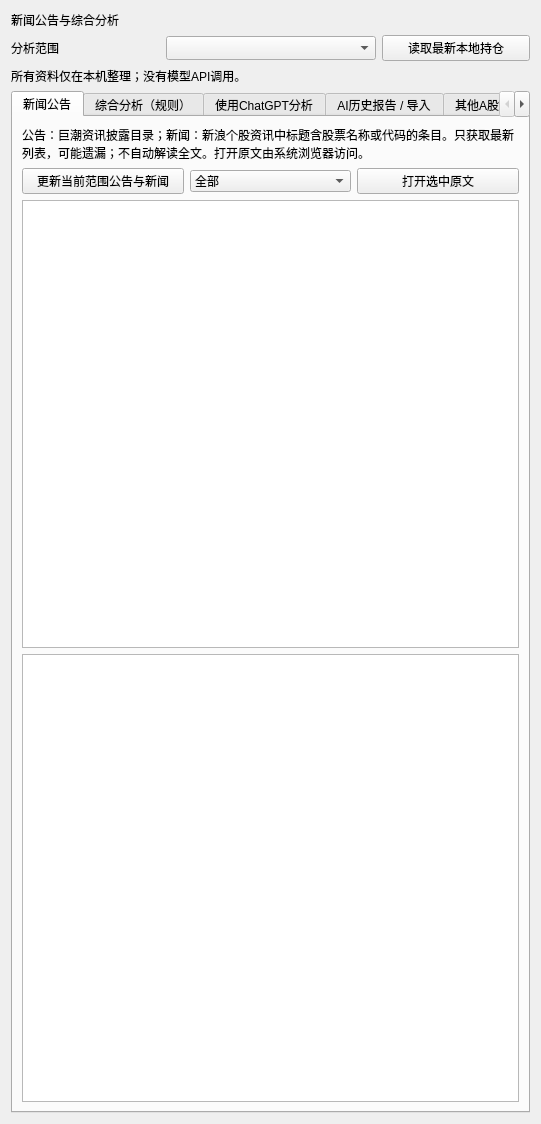
<?xml version='1.0' encoding='utf-8'?>
<ui version="4.0">
 <class>BriefingForm</class>
 <widget class="QWidget" name="BriefingForm">
  <layout class="QVBoxLayout" name="rootLayout">
   <item>
    <widget class="QLabel" name="heading">
     <property name="text">
      <string>新闻公告与综合分析</string>
     </property>
     <property name="wordWrap">
      <bool>true</bool>
     </property>
    </widget>
   </item>
   <item>
    <layout class="QHBoxLayout" name="scopeRow">
     <item>
      <widget class="QLabel" name="scopeLabel">
       <property name="text">
        <string>分析范围</string>
       </property>
       <property name="wordWrap">
        <bool>true</bool>
       </property>
      </widget>
     </item>
     <item>
      <widget class="QComboBox" name="scopeCombo">
       <property name="maximumWidth">
        <number>500</number>
       </property>
       <property name="sizeAdjustPolicy">
        <enum>QComboBox::AdjustToMinimumContentsLengthWithIcon</enum>
       </property>
       <property name="minimumContentsLength">
        <number>20</number>
       </property>
      </widget>
     </item>
     <item>
      <widget class="QPushButton" name="reloadPositionsButton">
       <property name="text">
        <string>读取最新本地持仓</string>
       </property>
      </widget>
     </item>
    </layout>
   </item>
   <item>
    <widget class="QLabel" name="statusLabel">
     <property name="text">
      <string>所有资料仅在本机整理；没有模型API调用。</string>
     </property>
     <property name="wordWrap">
      <bool>true</bool>
     </property>
    </widget>
   </item>
   <item>
    <widget class="QTabWidget" name="tabs">
     <widget class="QWidget" name="newsPage">
      <attribute name="title">
       <string>新闻公告</string>
      </attribute>
      <layout class="QVBoxLayout" name="newsPageLayout">
       <item>
        <widget class="QLabel" name="sourceNotice">
         <property name="text">
          <string>公告：巨潮资讯披露目录；新闻：新浪个股资讯中标题含股票名称或代码的条目。只获取最新列表，可能遗漏；不自动解读全文。打开原文由系统浏览器访问。</string>
         </property>
         <property name="wordWrap">
          <bool>true</bool>
         </property>
        </widget>
       </item>
       <item>
        <layout class="QHBoxLayout" name="newsActions">
         <item>
          <widget class="QPushButton" name="fetchButton">
           <property name="text">
            <string>更新当前范围公告与新闻</string>
           </property>
          </widget>
         </item>
         <item>
          <widget class="QComboBox" name="articleFilter">
           <item>
            <property name="text">
             <string>全部</string>
            </property>
           </item>
           <item>
            <property name="text">
             <string>公司公告</string>
            </property>
           </item>
           <item>
            <property name="text">
             <string>财务公告</string>
            </property>
           </item>
           <item>
            <property name="text">
             <string>风险关注（仅标题）</string>
            </property>
           </item>
           <item>
            <property name="text">
             <string>相关新闻</string>
            </property>
           </item>
          </widget>
         </item>
         <item>
          <widget class="QPushButton" name="openArticleButton">
           <property name="text">
            <string>打开选中原文</string>
           </property>
          </widget>
         </item>
        </layout>
       </item>
       <item>
        <widget class="QTableWidget" name="articlesTable">
         <property name="selectionBehavior">
          <enum>QAbstractItemView::SelectRows</enum>
         </property>
         <property name="selectionMode">
          <enum>QAbstractItemView::SingleSelection</enum>
         </property>
         <property name="editTriggers">
          <set>QAbstractItemView::NoEditTriggers</set>
         </property>
        </widget>
       </item>
       <item>
        <widget class="QPlainTextEdit" name="articleDetails">
         <property name="readOnly">
          <bool>true</bool>
         </property>
         <property name="maximumHeight">
          <number>155</number>
         </property>
        </widget>
       </item>
      </layout>
     </widget>
     <widget class="QWidget" name="overviewPage">
      <attribute name="title">
       <string>综合分析（规则）</string>
      </attribute>
      <layout class="QVBoxLayout" name="overviewPageLayout">
       <item>
        <widget class="QLabel" name="overviewNotice">
         <property name="text">
          <string>以下是本地规则汇总，不是大模型AI；只读持仓。缺失或过期数据不能用于实时判断，集中度只按有效行情覆盖部分计算。</string>
         </property>
         <property name="wordWrap">
          <bool>true</bool>
         </property>
        </widget>
       </item>
       <item>
        <widget class="QPlainTextEdit" name="overviewText">
         <property name="readOnly">
          <bool>true</bool>
         </property>
        </widget>
       </item>
       <item>
        <widget class="QPushButton" name="buildOverviewButton">
         <property name="text">
          <string>重新整理最新本地资料（不额外请求行情）</string>
         </property>
        </widget>
       </item>
      </layout>
     </widget>
     <widget class="QWidget" name="chatPage">
      <attribute name="title">
       <string>使用ChatGPT分析</string>
      </attribute>
      <layout class="QVBoxLayout" name="chatPageLayout">
       <item>
        <widget class="QLabel" name="chatNotice">
         <property name="text">
          <string>本软件不调用付费API，也不能直接消耗Plus会员额度。复制后由你到自己登录的ChatGPT粘贴；不会自动上传，不读取账号、Cookie或验证码。ChatGPT可用模型及次数以你的会员页面为准。</string>
         </property>
         <property name="wordWrap">
          <bool>true</bool>
         </property>
        </widget>
       </item>
       <item>
        <widget class="QCheckBox" name="privateCheck">
         <property name="text">
          <string>主动包含成本、持股数量、锁定/策略仓、组合盈亏及个人提醒（记住选择，可随时关闭）</string>
         </property>
        </widget>
       </item>
       <item>
        <widget class="QLabel" name="privacyStateLabel">
         <property name="text">
          <string>未包含持仓（默认）；可主动选择并记住偏好</string>
         </property>
         <property name="wordWrap">
          <bool>true</bool>
         </property>
        </widget>
       </item>
       <item>
        <layout class="QHBoxLayout" name="chatActions">
         <item>
          <widget class="QPushButton" name="buildPromptButton">
           <property name="text">
            <string>整理最新分析资料</string>
           </property>
          </widget>
         </item>
         <item>
          <widget class="QPushButton" name="copyPromptButton">
           <property name="text">
            <string>一键复制分析资料</string>
           </property>
          </widget>
         </item>
         <item>
          <widget class="QPushButton" name="openChatGPTButton">
           <property name="text">
            <string>打开ChatGPT</string>
           </property>
          </widget>
         </item>
         <item>
          <widget class="QPushButton" name="refreshQuotesButton">
           <property name="text">
            <string>刷新行情</string>
           </property>
          </widget>
         </item>
        </layout>
       </item>
       <item>
        <widget class="QLabel" name="buyBudgetLabel">
         <property name="text"><string>本次买入预算（元，可留空）：本人核实的可用现金，已扣费用预留；仅包含私人持仓时复制。</string></property>
         <property name="wordWrap"><bool>true</bool></property>
        </widget>
       </item>
       <item>
        <widget class="QLineEdit" name="buyBudgetEdit">
         <property name="placeholderText"><string>可选：本次买入预算（元，已扣预留费用；不含预计卖出款）。仅勾选包含私人持仓时导出。</string></property>
         <property name="toolTip"><string>请本人核实当前可用现金并扣除费用预留后填写。不填则不能核算买入股数；仅本次窗口使用，不代表券商资金。</string></property>
        </widget>
       </item>
       <item>
        <widget class="QPlainTextEdit" name="promptText">
         <property name="readOnly">
          <bool>true</bool>
         </property>
        </widget>
       </item>
       <item>
        <widget class="QLabel" name="promptNotice">
         <property name="text">
          <string>预览内容就是复制内容。首次默认排除私人持仓；包含时也只复制到剪贴板，由你决定是否粘贴发送。新闻/公告仅为不可信引用文本，不作为程序命令。</string>
         </property>
         <property name="wordWrap">
          <bool>true</bool>
         </property>
        </widget>
       </item>
      </layout>
     </widget>
     <widget class="QWidget" name="reportsPage">
      <attribute name="title">
       <string>AI历史报告 / 导入</string>
      </attribute>
      <layout class="QVBoxLayout" name="reportsPageLayout">
       <item>
        <widget class="QLabel" name="importNotice">
         <property name="text">
          <string>将ChatGPT结果手动粘贴到下方，并选择当时复制的资料包。软件不会独立核验或执行报告中的建议。报告不修改股数、成本或锁定仓。</string>
         </property>
         <property name="wordWrap">
          <bool>true</bool>
         </property>
        </widget>
       </item>
       <item>
        <layout class="QHBoxLayout" name="importRow">
         <item>
          <widget class="QComboBox" name="packetCombo">
           <property name="maximumWidth">
            <number>420</number>
           </property>
           <property name="sizeAdjustPolicy">
            <enum>QComboBox::AdjustToMinimumContentsLengthWithIcon</enum>
           </property>
           <property name="minimumContentsLength">
            <number>20</number>
           </property>
          </widget>
         </item>
         <item>
          <widget class="QLineEdit" name="reportTitleEdit">
           <property name="placeholderText">
            <string>报告名称（可选）</string>
           </property>
          </widget>
         </item>
         <item>
          <widget class="QPushButton" name="importReportButton">
           <property name="text">
            <string>导入AI分析结果</string>
           </property>
          </widget>
         </item>
        </layout>
       </item>
       <item>
        <layout class="QHBoxLayout" name="generationRow">
         <item>
          <widget class="QLabel" name="generatedLabel">
           <property name="text">
            <string>报告生成时间（用户填写，未知留空）</string>
           </property>
          </widget>
         </item>
         <item>
          <widget class="QLineEdit" name="generatedAtEdit">
           <property name="placeholderText">
            <string>YYYY-MM-DD HH:MM；不自动当作导入时间</string>
           </property>
          </widget>
         </item>
        </layout>
       </item>
       <item>
        <widget class="QPlainTextEdit" name="importText">
         <property name="readOnly">
          <bool>false</bool>
         </property>
         <property name="placeholderText">
          <string>在此粘贴ChatGPT给出的分析文本；最多20万字</string>
         </property>
         <property name="maximumHeight">
          <number>70</number>
         </property>
        </widget>
       </item>
       <item>
        <layout class="QHBoxLayout" name="historyActions">
         <item>
          <widget class="QPushButton" name="refreshReportsButton">
           <property name="text">
            <string>刷新历史</string>
           </property>
          </widget>
         </item>
         <item>
          <widget class="QPushButton" name="copyReportButton">
           <property name="text">
            <string>复制选中报告</string>
           </property>
          </widget>
         </item>
         <item>
          <widget class="QPushButton" name="deleteReportButton">
           <property name="text">
            <string>删除选中报告</string>
           </property>
          </widget>
         </item>
        </layout>
       </item>
       <item>
        <widget class="QTableWidget" name="reportsTable">
         <property name="selectionBehavior">
          <enum>QAbstractItemView::SelectRows</enum>
         </property>
         <property name="selectionMode">
          <enum>QAbstractItemView::SingleSelection</enum>
         </property>
         <property name="editTriggers">
          <set>QAbstractItemView::NoEditTriggers</set>
         </property>
         <property name="maximumHeight">
          <number>130</number>
         </property>
        </widget>
       </item>
       <item>
        <widget class="QLabel" name="reportStateLabel">
         <property name="wordWrap">
          <bool>true</bool>
         </property>
         <property name="text">
          <string>用户手动导入；未经软件独立核验</string>
         </property>
        </widget>
       </item>
       <item>
        <widget class="QPlainTextEdit" name="suggestionText">
         <property name="font"><font><pointsize>11</pointsize></font></property>
         <property name="minimumSize"><size><width>0</width><height>180</height></size></property>
         <property name="readOnly">
          <bool>true</bool>
         </property>
        </widget>
       </item>
       <item>
        <widget class="QCheckBox" name="expandReportCheck">
         <property name="text">
          <string>展开完整原文及全部时间信息</string>
         </property>
        </widget>
       </item>
       <item>
        <widget class="QPlainTextEdit" name="reportDetails">
         <property name="readOnly">
          <bool>true</bool>
         </property>
        </widget>
       </item>
      </layout>
     </widget>
     <widget class="QWidget" name="candidatesPage">
      <attribute name="title">
       <string>其他A股 / 候选研究</string>
      </attribute>
      <layout class="QVBoxLayout" name="candidatesLayout">
       <item>
        <widget class="QLabel" name="candidateNotice">
         <property name="text">
          <string>独立研究其他沪深北A股，不需要先买入或登记虚假持仓。可让ChatGPT寻找新候选，再按名称/代码加入清单，核对行情与公告后比较。</string>
         </property>
         <property name="wordWrap">
          <bool>true</bool>
         </property>
        </widget>
       </item>
       <item>
        <layout class="QHBoxLayout" name="candidateInputRow">
         <item>
          <widget class="QLineEdit" name="candidateNameEdit">
           <property name="placeholderText">
            <string>股票名称</string>
           </property>
           <property name="maxLength">
            <number>40</number>
           </property>
          </widget>
         </item>
         <item>
          <widget class="QLineEdit" name="candidateCodeEdit">
           <property name="placeholderText">
            <string>例如 600000.SH</string>
           </property>
           <property name="maxLength">
            <number>12</number>
           </property>
          </widget>
         </item>
         <item>
          <widget class="QPushButton" name="addCandidateButton">
           <property name="text">
            <string>添加候选（非持仓）</string>
           </property>
          </widget>
         </item>
         <item>
          <widget class="QPushButton" name="archiveCandidateButton">
           <property name="text">
            <string>移除选中候选</string>
           </property>
          </widget>
         </item>
        </layout>
       </item>
       <item>
        <widget class="QTableWidget" name="candidatesTable">
         <property name="selectionBehavior">
          <enum>QAbstractItemView::SelectRows</enum>
         </property>
         <property name="selectionMode">
          <enum>QAbstractItemView::SingleSelection</enum>
         </property>
         <property name="editTriggers">
          <set>QAbstractItemView::NoEditTriggers</set>
         </property>
        </widget>
       </item>
       <item>
        <layout class="QHBoxLayout" name="candidateActions">
         <item>
          <widget class="QPushButton" name="refreshCandidatesButton">
           <property name="text">
            <string>刷新候选行情与公告</string>
           </property>
          </widget>
         </item>
         <item>
          <widget class="QPushButton" name="analyzeCandidateButton">
           <property name="text">
            <string>分析选中候选</string>
           </property>
          </widget>
         </item>
         <item>
          <widget class="QPushButton" name="compareCandidatesButton">
           <property name="text">
            <string>比较候选与持仓</string>
           </property>
          </widget>
         </item>
        </layout>
       </item>
       <item>
        <widget class="QLabel" name="researchTaskLabel">
         <property name="text">
          <string>研究任务与关注点（复制前可在资料预览中核对）：</string>
         </property>
         <property name="wordWrap">
          <bool>true</bool>
         </property>
        </widget>
       </item>
       <item>
        <widget class="QComboBox" name="taskCombo">
         <item>
          <property name="text">
           <string>评估所选股票</string>
          </property>
         </item>
         <item>
          <property name="text">
           <string>寻找其他A股（ChatGPT核实后筛选）</string>
          </property>
         </item>
         <item>
          <property name="text">
           <string>比较持仓与候选</string>
          </property>
         </item>
        </widget>
       </item>
       <item>
        <widget class="QLineEdit" name="focusEdit">
         <property name="placeholderText">
          <string>可填关注行业、研究期限、风险偏好；未知可留空，不代表已给出投资建议</string>
         </property>
         <property name="maxLength">
          <number>500</number>
         </property>
        </widget>
       </item>
       <item>
        <widget class="QPushButton" name="discoverButton">
         <property name="text">
          <string>寻找其他A股：整理研究要求 → 手动发给ChatGPT</string>
         </property>
        </widget>
       </item>
       <item>
        <widget class="QLabel" name="candidateLimits">
         <property name="text">
          <string>程序不扫描全市场或自动荐股。筛选由你在ChatGPT中手动发起；不能联网或证据不足时不得编造名单。候选不是买入指令，不计入持仓市值。</string>
         </property>
         <property name="wordWrap">
          <bool>true</bool>
         </property>
        </widget>
       </item>
      </layout>
     </widget>
    </widget>
   </item>
  </layout>
 </widget>
 <resources />
 <connections />
</ui>
